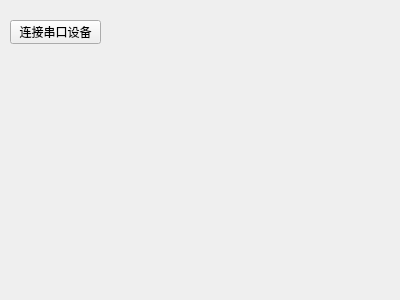
<?xml version="1.0" encoding="UTF-8"?>
<ui version="4.0">
 <class>SerialAssistantWidget</class>
 <widget class="QWidget" name="SerialAssistantWidget">
  <property name="geometry">
   <rect>
    <x>0</x>
    <y>0</y>
    <width>400</width>
    <height>300</height>
   </rect>
  </property>
  <property name="windowTitle">
   <string>Form</string>
  </property>
  <widget class="QPushButton" name="pushButton">
   <property name="geometry">
    <rect>
     <x>10</x>
     <y>20</y>
     <width>91</width>
     <height>24</height>
    </rect>
   </property>
   <property name="text">
    <string>连接串口设备</string>
   </property>
  </widget>
 </widget>
 <resources/>
 <connections/>
</ui>
